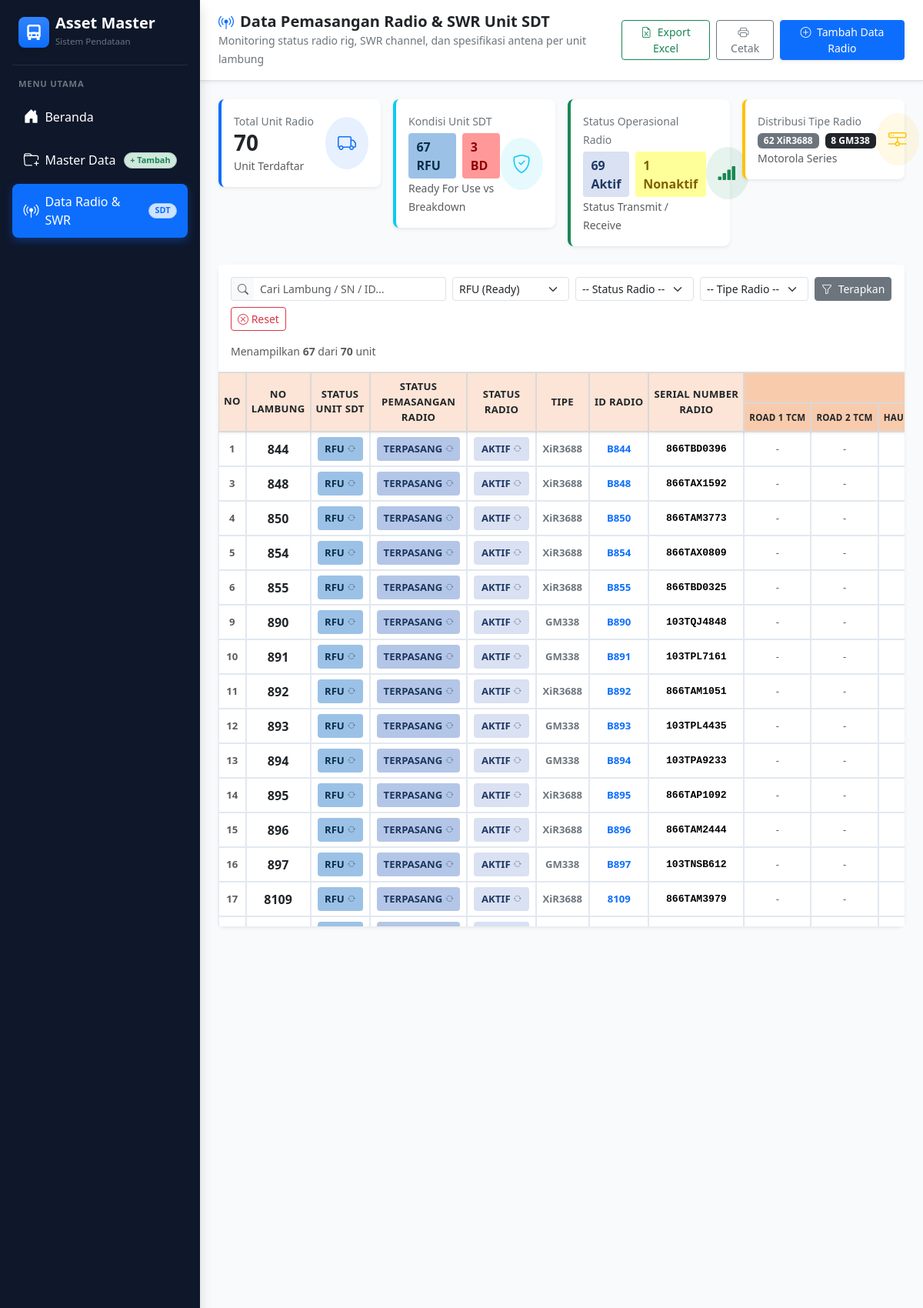
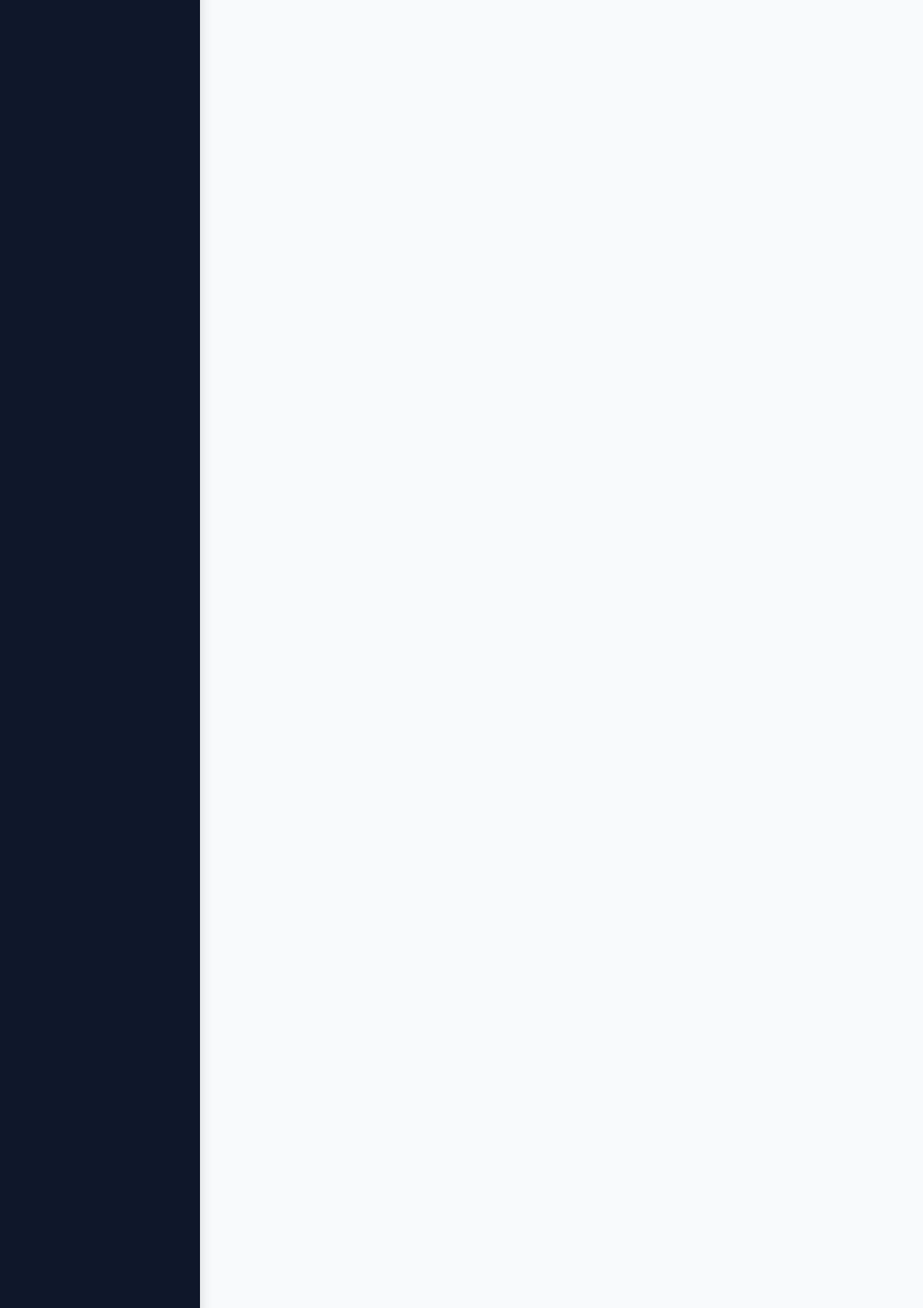
Page /radio_sdt.php?unit_sdt=RFU (signed in, upper part) on the committed database (2 pictures, top to bottom).
### tables this page shows
CREATE TABLE IF NOT EXISTS `radio_sdt` (
    `id` INT AUTO_INCREMENT PRIMARY KEY,
    `no_urut` INT NULL,
    `no_lambung` VARCHAR(50) NOT NULL,
    `status_unit_sdt` VARCHAR(50) NOT NULL DEFAULT 'RFU',
    `status_pemasangan_radio` VARCHAR(50) NOT NULL DEFAULT 'TERPASANG',
    `status_radio` VARCHAR(50) NOT NULL DEFAULT 'AKTIF',
    `tipe_radio` VARCHAR(100) NOT NULL DEFAULT 'XiR3688',
    `id_radio` VARCHAR(50) NOT NULL,
    `serial_number_radio` VARCHAR(100) NOT NULL,
    `swr_road1_tcm` VARCHAR(50) NULL DEFAULT '',
    `swr_road2_tcm` VARCHAR(50) NULL DEFAULT '',
    `swr_haulrod_bek` VARCHAR(50) NULL DEFAULT '',
    `swr_office_lma` VARCHAR(50) NULL DEFAULT '',
    `swr_ert_bunyut` VARCHAR(50) NULL DEFAULT '',
    `swr_ert_bek` VARCHAR(50) NULL DEFAULT '',
    `swr_bengkirai` VARCHAR(50) NULL DEFAULT '',
    `antena_jenis` VARCHAR(50) NULL DEFAULT '',
    `antena_ukuran` VARCHAR(50) NULL DEFAULT '',
    `keterangan` TEXT NULL,
    `created_at` TIMESTAMP DEFAULT CURRENT_TIMESTAMP,
    `updated_at` TIMESTAMP DEFAULT CURRENT_TIMESTAMP ON UPDATE CURRENT_TIMESTAMP,
    UNIQUE KEY `uq_radio_lambung` (`no_lambung`)
);

### radio_sdt.php (the view, shortened to what the rows shown need)
<?php
require_once 'koneksi.php';
$filterUnit   = isset($_GET['unit_sdt']) ? trim($_GET['unit_sdt']) : '';
$whereClauses = [];
$params       = [];
if ($filterUnit !== '') {
    $whereClauses[] = "status_unit_sdt = :unit_sdt";
    $params[':unit_sdt'] = $filterUnit;
}
$whereSql = '';
if (!empty($whereClauses)) {
    $whereSql = 'WHERE ' . implode(' AND ', $whereClauses);
}
$sql = "SELECT * FROM radio_sdt $whereSql ORDER BY id ASC";
$stmt = $pdo->prepare($sql);
$stmt->execute($params);
$radios = $stmt->fetchAll();
?>
<!DOCTYPE html>
<html lang="id">
<head>
    <link href="https://cdn.jsdelivr.net/npm/bootstrap@5.3.3/dist/css/bootstrap.min.css" rel="stylesheet">
    <link href="https://cdn.jsdelivr.net/npm/bootstrap-icons@1.11.3/font/bootstrap-icons.min.css" rel="stylesheet">
</head>
<body>
    <div id="layout-wrapper">
        <div id="content-wrapper">
            <main class="p-4">
                <div class="card border-0 shadow-sm rounded-3">
                    <div class="table-responsive" style="max-height: 720px;">
                        <table class="table table-bordered table-hover table-radio mb-0">
                            <thead class="sticky-top shadow-sm">
                                <tr>
                                    <th rowspan="2" style="width: 40px;">NO</th>
                                    <th rowspan="2">NO<br>LAMBUNG</th>
                                    <th rowspan="2">STATUS<br>UNIT SDT</th>
                                    <th rowspan="2">STATUS<br>PEMASANGAN<br>RADIO</th>
                                    <th rowspan="2">STATUS<br>RADIO</th>
                                    <th rowspan="2">TIPE</th>
                                    <th rowspan="2">ID RADIO</th>
                                    <th rowspan="2">SERIAL NUMBER<br>RADIO</th>
                                    <th colspan="7" class="th-swr">SWR</th>
                                </tr>
                                <tr>
                                    <th class="th-swr" style="font-size: 0.72rem;">ROAD 1 TCM</th>
                                    <th class="th-swr" style="font-size: 0.72rem;">ROAD 2 TCM</th>
                                    <th class="th-swr" style="font-size: 0.72rem;">HAULROD BEK</th>
                                </tr>
                            </thead>
                            <tbody>
                                <?php if (empty($radios)): ?>
                                    <tr>
                                        <td colspan="19" class="text-center py-5 text-muted">
                                            <i class="bi bi-inbox fs-1 d-block mb-2 text-secondary opacity-50"></i>
                                            Tidak ada data radio unit yang cocok dengan filter atau pencarian.
                                        </td>
                                    </tr>
                                <?php else: ?>
                                    <?php
                                    $no = 1;
                                    foreach ($radios as $row):
                                    ?>
                                        <tr>
                                            <td class="text-center text-muted fw-bold"><?= $row['no_urut'] ? $row['no_urut'] : $no; ?></td>
                                            <td class="text-center fw-bold text-dark fs-6"><?= htmlspecialchars($row['no_lambung']); ?></td>
                                            <td class="text-center">
                                                <span class="status-badge-btn <?= ($row['status_unit_sdt'] === 'BD') ? 'badge-bd' : 'badge-rfu'; ?>"
                                                      data-id="<?= $row['id']; ?>"
                                                      data-field="status_unit_sdt"
                                                      data-current="<?= htmlspecialchars($row['status_unit_sdt']); ?>"
                                                      title="Klik untuk ganti: RFU ↔ BD">
                                                    <span class="badge-text"><?= htmlspecialchars($row['status_unit_sdt']); ?></span>
                                                    <i class="bi bi-arrow-repeat opacity-50" style="font-size: 0.65rem;"></i>
                                                </span>
                                            </td>
                                            <td class="text-center">
                                                <?php
                                                $pasangCls = 'badge-terpasang';
                                                ?>
                                                <span class="status-badge-btn <?= $pasangCls; ?>"
                                                      data-id="<?= $row['id']; ?>"
                                                      data-field="status_pemasangan_radio"
                                                      data-current="<?= htmlspecialchars($row['status_pemasangan_radio']); ?>"
                                                      title="Klik untuk ganti status pemasangan">
                                                    <span class="badge-text"><?= htmlspecialchars($row['status_pemasangan_radio']); ?></span>
                                                    <i class="bi bi-arrow-repeat opacity-50" style="font-size: 0.65rem;"></i>
                                                </span>
                                            </td>
                                            <td class="text-center">
                                                <span class="status-badge-btn <?= ($row['status_radio'] === 'TIDAK AKTIF') ? 'badge-tidak-aktif' : 'badge-aktif'; ?>"
                                                      data-id="<?= $row['id']; ?>"
                                                      data-field="status_radio"
                                                      data-current="<?= htmlspecialchars($row['status_radio']); ?>"
                                                      title="Klik untuk ganti: AKTIF ↔ TIDAK AKTIF">
                                                    <span class="badge-text"><?= htmlspecialchars($row['status_radio']); ?></span>
                                                    <i class="bi bi-arrow-repeat opacity-50" style="font-size: 0.65rem;"></i>
                                                </span>
                                            </td>
                                            <td class="text-center fw-semibold text-secondary"><?= htmlspecialchars($row['tipe_radio']); ?></td>
                                            <td class="text-center fw-bold text-primary"><?= htmlspecialchars($row['id_radio']); ?></td>
                                            <td class="text-center font-monospace fw-semibold"><?= htmlspecialchars($row['serial_number_radio']); ?></td>
                                            <td class="text-center text-muted"><?= htmlspecialchars($row['swr_road1_tcm']) ?: '-'; ?></td>
                                            <td class="text-center text-muted"><?= htmlspecialchars($row['swr_road2_tcm']) ?: '-'; ?></td>
                                            <td class="text-center text-muted"><?= htmlspecialchars($row['swr_haulrod_bek']) ?: '-'; ?></td>
                                        </tr>
                                    <?php
                                    $no++;
                                    endforeach;
                                    ?>
                                <?php endif; ?>
                            </tbody>
                        </table>
                    </div>
                </div>
            </main>
        </div>
    </div>
</body>
</html>

### rows in the picture
radio_sdt: no_urut "1", no_lambung "844", status_unit_sdt "RFU", status_pemasangan_radio "TERPASANG", status_radio "AKTIF", tipe_radio "XiR3688", id_radio "B844", serial_number_radio "866TBD0396", swr_road1_tcm "-", swr_road2_tcm "-"
radio_sdt: no_urut "3", no_lambung "848", status_unit_sdt "RFU", status_pemasangan_radio "TERPASANG", status_radio "AKTIF", tipe_radio "XiR3688", id_radio "B848", serial_number_radio "866TAX1592", swr_road1_tcm "-", swr_road2_tcm "-"
radio_sdt: no_urut "4", no_lambung "850", status_unit_sdt "RFU", status_pemasangan_radio "TERPASANG", status_radio "AKTIF", tipe_radio "XiR3688", id_radio "B850", serial_number_radio "866TAM3773", swr_road1_tcm "-", swr_road2_tcm "-"
radio_sdt: no_urut "5", no_lambung "854", status_unit_sdt "RFU", status_pemasangan_radio "TERPASANG", status_radio "AKTIF", tipe_radio "XiR3688", id_radio "B854", serial_number_radio "866TAX0809", swr_road1_tcm "-", swr_road2_tcm "-"
radio_sdt: no_urut "6", no_lambung "855", status_unit_sdt "RFU", status_pemasangan_radio "TERPASANG", status_radio "AKTIF", tipe_radio "XiR3688", id_radio "B855", serial_number_radio "866TBD0325", swr_road1_tcm "-", swr_road2_tcm "-"
radio_sdt: no_urut "9", no_lambung "890", status_unit_sdt "RFU", status_pemasangan_radio "TERPASANG", status_radio "AKTIF", tipe_radio "GM338", id_radio "B890", serial_number_radio "103TQJ4848", swr_road1_tcm "-", swr_road2_tcm "-"
radio_sdt: no_urut "10", no_lambung "891", status_unit_sdt "RFU", status_pemasangan_radio "TERPASANG", status_radio "AKTIF", tipe_radio "GM338", id_radio "B891", serial_number_radio "103TPL7161", swr_road1_tcm "-", swr_road2_tcm "-"
radio_sdt: no_urut "11", no_lambung "892", status_unit_sdt "RFU", status_pemasangan_radio "TERPASANG", status_radio "AKTIF", tipe_radio "XiR3688", id_radio "B892", serial_number_radio "866TAM1051", swr_road1_tcm "-", swr_road2_tcm "-"
radio_sdt: no_urut "12", no_lambung "893", status_unit_sdt "RFU", status_pemasangan_radio "TERPASANG", status_radio "AKTIF", tipe_radio "GM338", id_radio "B893", serial_number_radio "103TPL4435", swr_road1_tcm "-", swr_road2_tcm "-"
radio_sdt: no_urut "13", no_lambung "894", status_unit_sdt "RFU", status_pemasangan_radio "TERPASANG", status_radio "AKTIF", tipe_radio "GM338", id_radio "B894", serial_number_radio "103TPA9233", swr_road1_tcm "-", swr_road2_tcm "-"
radio_sdt: no_urut "14", no_lambung "895", status_unit_sdt "RFU", status_pemasangan_radio "TERPASANG", status_radio "AKTIF", tipe_radio "XiR3688", id_radio "B895", serial_number_radio "866TAP1092", swr_road1_tcm "-", swr_road2_tcm "-"
radio_sdt: no_urut "15", no_lambung "896", status_unit_sdt "RFU", status_pemasangan_radio "TERPASANG", status_radio "AKTIF", tipe_radio "XiR3688", id_radio "B896", serial_number_radio "866TAM2444", swr_road1_tcm "-", swr_road2_tcm "-"
radio_sdt: no_urut "16", no_lambung "897", status_unit_sdt "RFU", status_pemasangan_radio "TERPASANG", status_radio "AKTIF", tipe_radio "GM338", id_radio "B897", serial_number_radio "103TNSB612", swr_road1_tcm "-", swr_road2_tcm "-"
radio_sdt: no_urut "17", no_lambung "8109", status_unit_sdt "RFU", status_pemasangan_radio "TERPASANG", status_radio "AKTIF", tipe_radio "XiR3688", id_radio "8109", serial_number_radio "866TAM3979", swr_road1_tcm "-", swr_road2_tcm "-"

### other values in the picture
$statTotal "70"
$statRFU "67"
$statBD "3"
$statAktif "69"
$statNonaktif "1"
$statXiR "62"
$statGM "8"
count($radios) "67"
